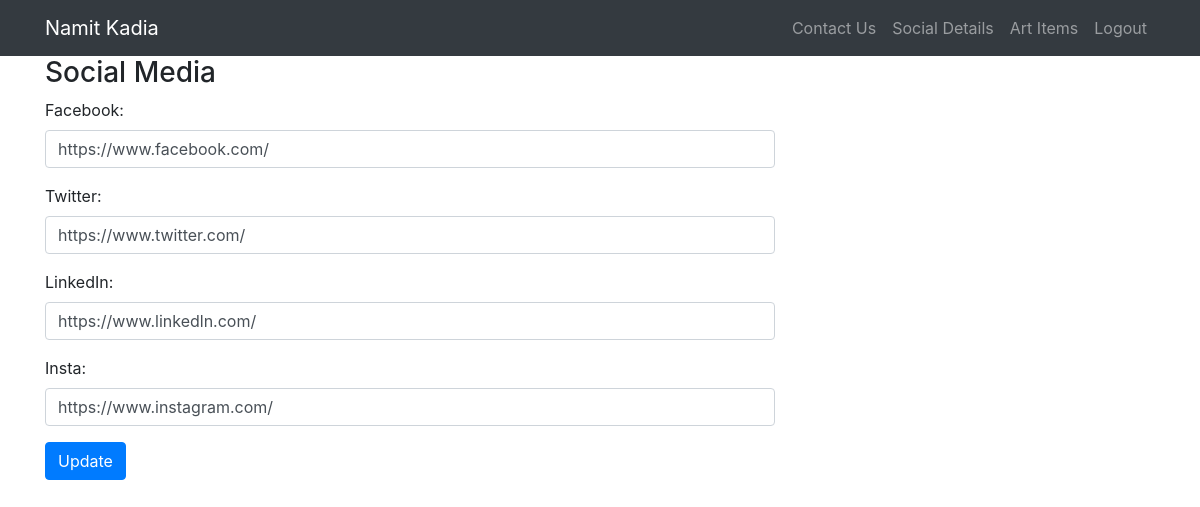
The page /admin/social_details.php (signed in) on the database its author committed.
### tables this page shows
CREATE TABLE `social_media` (
  `uid` int(11) NOT NULL,
  `facebook` varchar(255) NOT NULL,
  `twitter` varchar(255) NOT NULL,
  `linkedin` varchar(255) NOT NULL,
  `insta` varchar(255) NOT NULL
);

### admin/social_details.php (the view, shortened to what this page needs)
<?php
	require_once('header.php');
	$social_details_msg="";
?>
<div class="container">
<div class="row">
        <div class="col-lg-8 mb-4">
          <h3>Social Media</h3>
										<?php
											$query="select * from social_media where uid=1";
											$result=mysqli_query($link,$query) or die("Error fetching data.".mysqli_error($link));
											$db_social_details=mysqli_fetch_assoc($result);
										?>
			<form  method="post">
            <div class="control-group form-group">
              <div class="controls">
                <label>Facebook:</label>
				<input type="text" name="facebook" class="form-control" value="<?php echo $db_social_details['facebook']; ?>">
              </div>
            </div>
            <div class="control-group form-group">
              <div class="controls">
                <label>Twitter:</label>
				<input type="text" name="twitter" class="form-control" value="<?php echo $db_social_details['twitter']; ?>">
              </div>
            </div>
			<div class="control-group form-group">
              <div class="controls">
                <label>LinkedIn:</label>
				<input type="text" name="linkedin" class="form-control" value="<?php echo $db_social_details['linkedin']; ?>">
              </div>
            </div>
			<div class="control-group form-group">
              <div class="controls">
                <label>Insta:</label>
				<input type="text" name="insta" class="form-control" value="<?php echo $db_social_details['insta']; ?>">
              </div>
            </div>
			<button type="submit" name="social_details" class="btn btn-primary">Update</button>
 	  	  <span class="text-success" style="padding-left:10px"><?php echo $social_details_msg; ?></span>
          	</form>
								</div>
						</div>
						</div>
<?php
	require_once('footer.php');
?>

### css/style.css (style rules this page uses)
body { padding-top: 54px; }
@media (min-width: 992px) { body { padding-top: 56px; } }

### rows shown on the page
social_media: facebook "https://www.facebook.com/", twitter "https://www.twitter.com/", linkedin "https://www.linkedln.com/", insta "https://www.instagram.com/"
